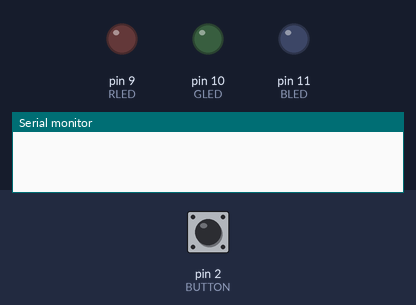
A sketch run on a simulated Arduino Uno, built with avr-gcc and run on an emulated ATmega328P. Parts: output pins drawn as LEDs (lit = HIGH), the last lines printed to the serial monitor. Dashed ring = blinking. The inputs (shaded band) are chosen by the test bench; at power-on: pin 2 (BUTTON) LOW.

Above: at 1.2 s.
1.3 s: pin 2 (BUTTON) pulled HIGH for 0.15 s
At 1.55 s:
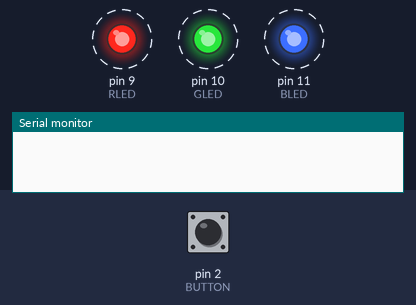
4.3 s: pin 2 (BUTTON) pulled HIGH for 1 s
At 4.45 s:
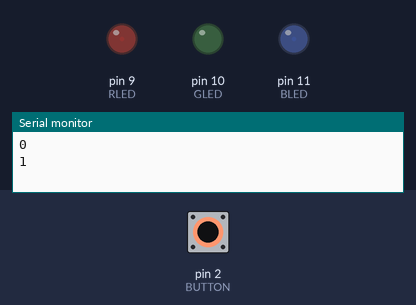
7.3 s: pin 2 (BUTTON) pulled HIGH for 3.2 s
At 7.3 s:
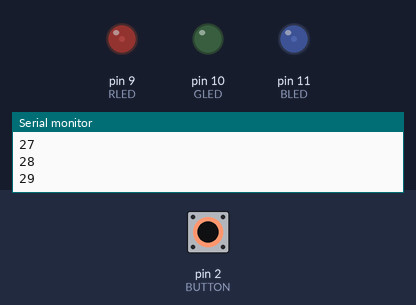
12.0 s: pin 2 (BUTTON) pulsed HIGH 5 times (0.12 s each, 0.3 s apart)
At 12.65 s:
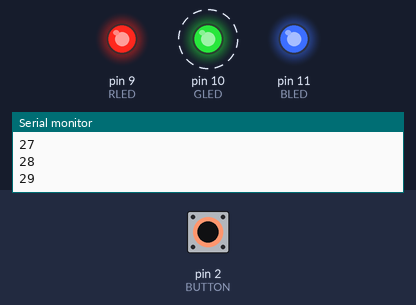
Timing chart, 0 to 15.0 s (numbered marks = the images above; inputs shaded):
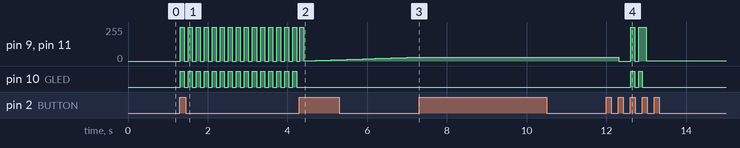

Measured:
- after the input at 1.3 s, pin 9 (RLED), pin 11 (BLED): alternates 255/255 for 0.10 s and 0/255 for 0.10 s, starting at once; pin 10 (GLED): alternates HIGH for 0.10 s and LOW for 0.10 s, starting at once
- after the input at 4.3 s, pin 10 (GLED): stops changing and stays LOW
- after the input at 7.3 s, pin 9 (RLED), pin 11 (BLED): stays 29/255 (without the input it goes to 30/255 after 0.00 s)
- after the input at 12.0 s, pin 9 (RLED), pin 11 (BLED): 29/255 → 0/255 after 0.31 s, → 255/255 0.30 s later, → 0/255 0.10 s later, → 255/255 0.10 s later, … (6 changes in this stretch); pin 10 (GLED): alternates HIGH for 0.10 s and LOW for 0.10 s, 4 changes in all, then stays LOW, starting after 0.61 s

The sketch:

Lab1_Part4.ino
```cpp
const int RLED = 9;  // Define LED for pin 9
const int GLED = 10;
const int BLED = 11;
const int BUTTON = 2;

boolean lastButton = LOW;
boolean currentButton = LOW;
int ledMode = 0;
int i = 0;

void setup() {
  Serial.begin(9600); //baud rate must match in the serial monitor tab
  // put your setup code here, to run once:
  pinMode(RLED, OUTPUT);
  pinMode(GLED, OUTPUT);
  pinMode(BLED, OUTPUT);
  pinMode(BUTTON, INPUT);
}

boolean debounce(boolean last) {
  boolean current = digitalRead(BUTTON);
  if(last != current) {
    delay(5);
    current = digitalRead(BUTTON);
  }
  return current;
}

unsigned long previous_time_purple = 0;
unsigned long previous_time_white = 0;
int led_state_white = LOW;


void setMode(int mode) {


  unsigned long current_time = millis();

  const long white_blink_pause = 100; //how long in ms I want the blinking to happen at
  const long purple_pause = 100; //how long the i value will last before incrementing

  switch(mode) {
    //LED off
    case 0:
      digitalWrite(RLED, LOW);
      digitalWrite(GLED, LOW);
      digitalWrite(BLED, LOW);
      break;

    //LED white blinking
    case 1:

      if( ( current_time - previous_time_white ) > white_blink_pause) {

        previous_time_white = current_time;

        led_state_white = !led_state_white;

        digitalWrite(RLED, led_state_white);
        digitalWrite(GLED, led_state_white);
        digitalWrite(BLED, led_state_white);
      }
      break;

    //LED purple fading
    case 2:
      int val = 2;  //should this be global and I reset it?

      if( (current_time - previous_time_purple) >= purple_pause) {
        if (i % 255 == 0) { //has it reached max value? if so increment val
          val++;
        }
        if (val % 2 == 0) {   //starting off and turning on
            previous_time_purple = current_time;
            analogWrite(RLED, (i % 255) );  //push to pin the value of i mod 255
            analogWrite(GLED, 0);
            analogWrite(BLED, (i % 255) );
            Serial.println(i);
            //need to use millis instead of delay
            i++;

        } else if (val % 2 != 0) {  //start on full bright and fade off
            previous_time_purple = current_time;
            analogWrite(RLED, 255 - (i % 255) );  //take max mad and subtract off
            analogWrite(GLED, 0);
            analogWrite(BLED, 255 - (i % 255) );
            Serial.println(i);
            //need to use millis instead of delay
            i++;
          }
        }


        break;

      //red fade to blue and back
      case 3:
        if( (current_time - previous_time_purple) >= purple_pause) {

          previous_time_purple = current_time;
          analogWrite(RLED, i);
          analogWrite(GLED, 0);
          analogWrite(BLED, 0);
          Serial.println(i);
          //need to use millis instead of delay
          i++;

          }
      break;

    case 4:
      digitalWrite(GLED, HIGH);

      break;


  }
}
//alternates between lighting and dimming red then green theen blue
void loop() {
  currentButton = debounce(lastButton);
  if (lastButton == LOW && currentButton == HIGH) {
    ledMode++;
    i = 0;
  }
  lastButton = currentButton;
  if (ledMode == 5) ledMode = 0;
  setMode(ledMode);
}
```
